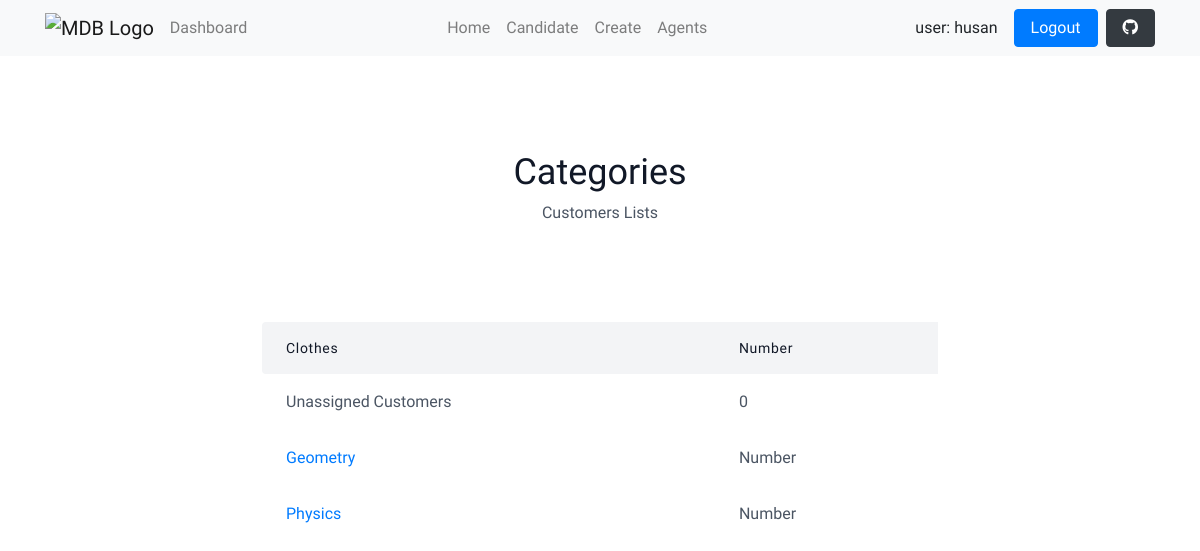
/category-lists/ (signed in), run on an earlier commit of the app's database.
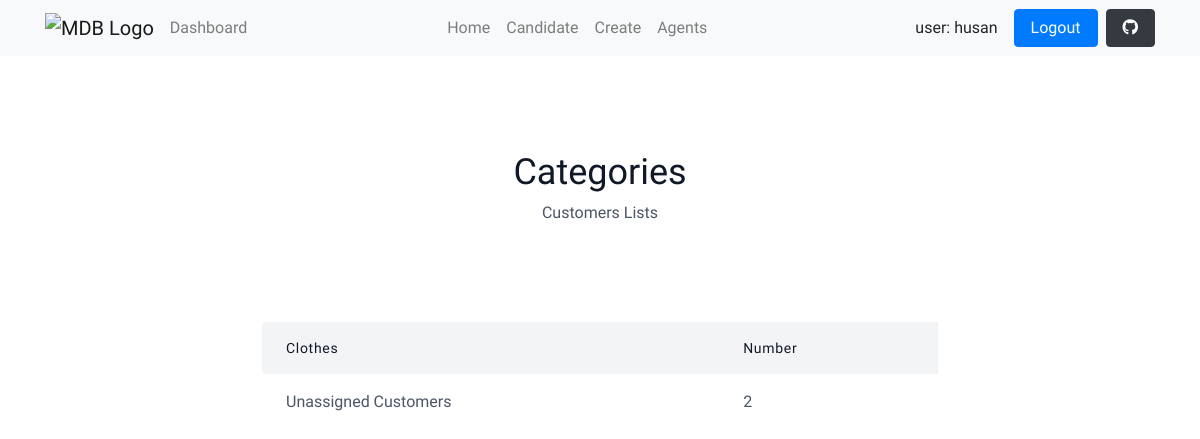
And on a later commit of the database.
### base_app/models.py (models this page shows, shortened)
class Category(models.Model):
    class Meta:
        verbose_name = 'Category'
        verbose_name_plural = 'My Category Lists'
    category_name = models.CharField(max_length=30)
    organiser = models.ForeignKey(UserProfile, on_delete=models.CASCADE)

### base_app/views.py (the view)
# urls.py: path('category-lists/', CategoryAssignView.as_view(), name='category'),
class CategoryAssignView(LoginRequiredMixin, ListView):
    template_name = 'pages/category.html'
    context_object_name = 'candidates'
    def get_context_data(self, **kwargs):  # Eslab qolish
        context = super(CategoryAssignView, self).get_context_data(**kwargs)
        user = self.request.user
        if user.is_organiser:
            queryset = Candidate.objects.filter(
                organiser=user.userprofile
            )
        else:
            queryset = Category.objects.filter(
                organiser=user.agent.organiser)
        context.update({
            'unassigned_category_quantity': queryset.filter(category__isnull=True).count()
        })
        return context
    def get_queryset(self):
        user = self.request.user
        if user.is_organiser:
            queryset = Category.objects.filter(
                organiser=user.userprofile)
        else:
            queryset = Category.objects.filter(
                organiser=user.agent.organiser)
        return queryset

### templates/pages/category.html (shortened to what this page needs)
{% extends 'layouts/base.html' %}
{% load static %}
{% block content %}
<section class="text-gray-600 body-font">
  <div class="container px-5 py-24 mx-auto">
    <div class="flex flex-col text-center w-full mb-20">
      <h1 class="sm:text-4xl text-3xl font-medium title-font mb-2 text-gray-900">Categories</h1>
      <p class="lg:w-2/3 mx-auto leading-relaxed text-base">Customers Lists</p>
    </div>
    <div class="lg:w-2/3 w-full mx-auto overflow-auto">
      <table class="table-auto w-full text-left whitespace-no-wrap">
        <thead>
          <tr>
            <th class="px-4 py-3 title-font tracking-wider font-medium text-gray-900 text-sm bg-gray-100 rounded-tl rounded-bl">Clothes</th>
            <th class="px-4 py-3 title-font tracking-wider font-medium text-gray-900 text-sm bg-gray-100">Number</th>
          </tr>
        </thead>
        <tbody>
          <tr>
            <td class="px-4 py-3">Unassigned Customers</td>
            <td class="px-4 py-3">{{ unassigned_category_quantity }}</td>
          </tr>
          {% for candidate in candidates %}
          <tr>
            <td class="px-4 py-3"><a href="{% url 'candidate:category_detail' candidate.pk %}">{{ candidate.category_name }}</a></td>
            <td class="px-4 py-3">Number</td>
          </tr>
          {% endfor %}
        </tbody>
      </table>
    </div>
  </div>
</section>
{% endblock content %}

What changed in the data, as far as the page shows it:
removed Category: category_name "Geometry"
removed Category: category_name "Physics"
Also different on the page:
{{ unassigned_category_quantity }}: "0" → "2"
